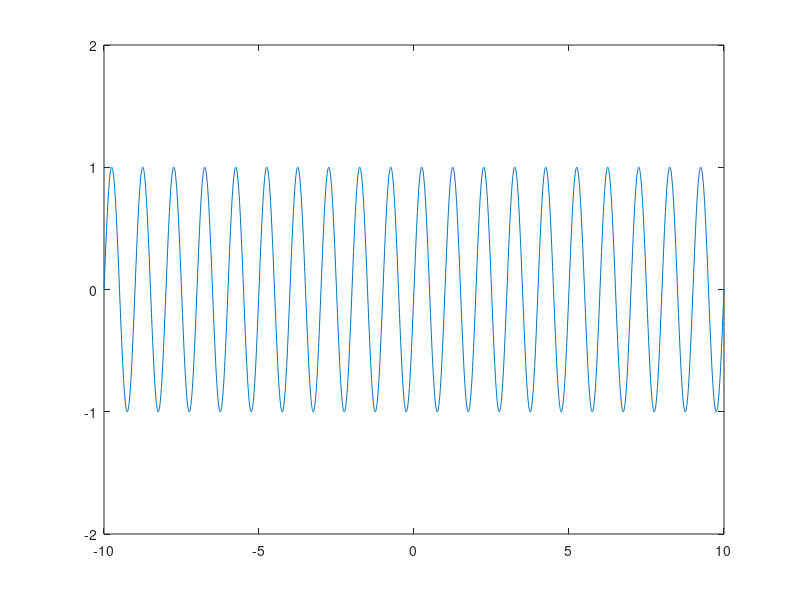

Write the MATLAB code that produced this figure. (Note: this script raises an error after producing the figure.)
% This time we will look at functions to get input from various sources.
% One is the keyboard and one is the mouse.

% To get input from the keyboard, we can use the matlab function input.
% Use doc input to see the manual page.

doc input

% To get numerical data from the keyboard, use the function call

evalResponse = input('Please enter a number: ');

% Matlab will display a prompt with the text you've entered as a string as
% the input argument to input. When you type a number and press enter that
% value will be stored in evalResponse. You should see it in the
% workspace.

% Please note that this form works for a matrix as well. Try it again with
% input like [12,13,14].

evalResponse = input('Please enter a matrix: ');

% Matlab will automatcially recognize the data as a matrix that you have
% entered and store it in the function's output arg, i.e. evalResponse.

% To get string input from the keyboard, a slightly different form of the
% function call for input is required. There is a second input argument
% which is the string 's' indicating to matlab to interpret the input as a
% string, not numerical.

% Please try the function call below and type your name.

yourname = input('Please type your full name, for the record: ', 's');

% Try it again and enter a number instead of letters. Look in the
% workspace. The output variable is still created and no error is
% generated, but the input is interpreted as a string, i.e. the
% numbers entered are stored as characters and not numerical data.

yourname = input('Please type your full name, for the record: ', 's');

% You can use the built-in function called isempty to see if the user
% responded with something. Try the following.

reply = input('Do you want more? Y/N [Y]: ', 's');
if isempty(reply)
    reply = 'Y';
end

% If you try the above lines of code for several inputs, you will find
% whatever you type at the prompt is stored in the output arg of input as a
% string variable. However if you press enter without typing a string, 
% the reply is automatically set to 'Y'.

% Please note that this is one of the drawbacks of asking for keyboard input
% instead of assigning variable values in the code. You must check the
% input to see if it makes sense.


% 1. Write some code to prompt the user for input. You want numerical
% input. Check to see if the user has given you a number in the range of
% -10 to +10. Display a warning if the input is invalid.

% Bonus: use a while loop to re-prompt the user for input if it is out of
% range.


% The function ginput allows you to get input from the mouse about the x
% position in a figure.

% Let's make a simple plot of a sin wave.

x=-10:.01:10;
figure;plot(x,sin(2*pi*x));

% Set the axes so we can clearly see the mins and maxes in the figure
% window.

axis([-10 10 -2 2]);

% Now use ginput to allow you to click on 5 of the maxes and store them in
% variables.

[x,y] = ginput(5);


% 2. Load in the microglia image in cell.tif. Use the ginput function to store
% the position of the cell body.

% Bonus stuff:

npolys = input('Please enter a number of polygons: ');
s=size(img);
cell_mask=zeros(s(1),s(2),npolys);

for i=1:npolys
    cell_mask(:,:,i)=roipoly;
end

figure;imshow(cell_mask)

